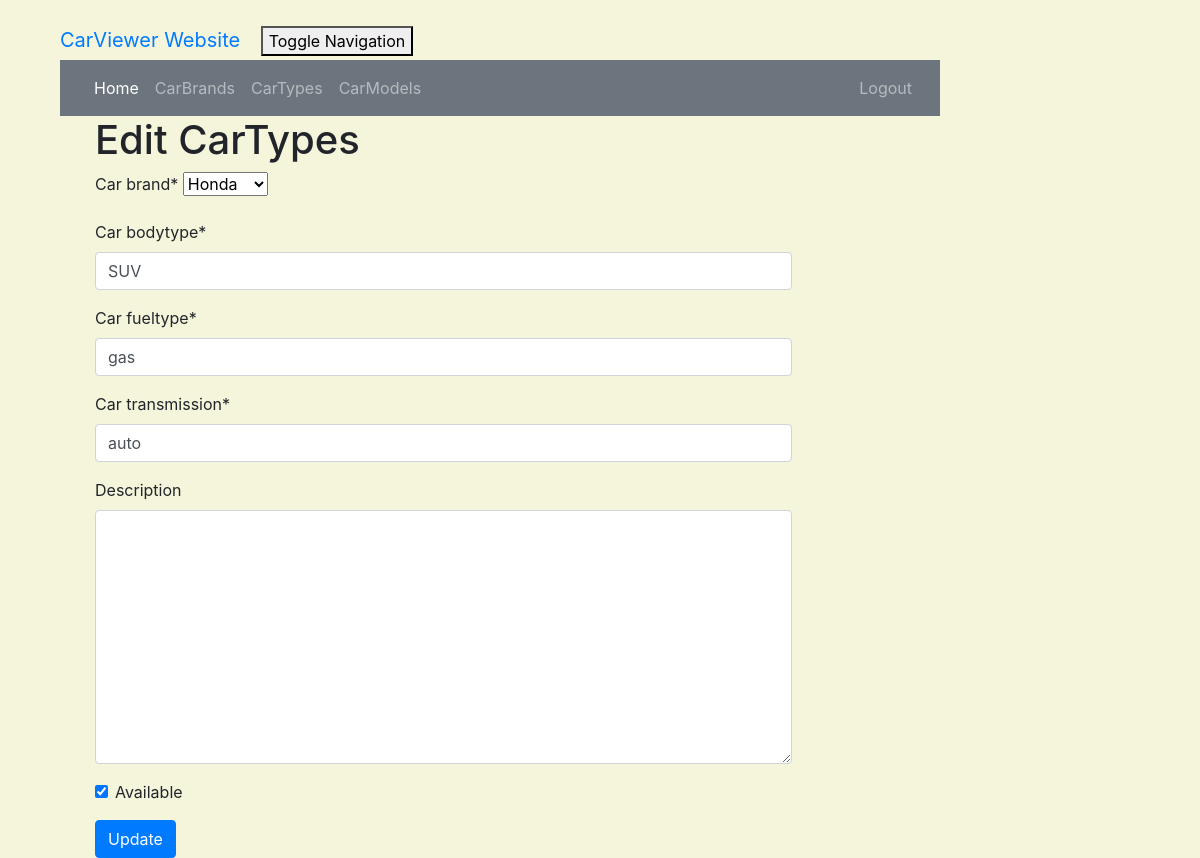
/cartype/1/edit/ (signed in), run on the app's committed database.
### carviewer/models.py (models this page shows, shortened)
class CarBrand(models.Model):
    car_brand = models.CharField(max_length=50)
    car_year = models.IntegerField()
    def __str__(self):
        return self.car_brand

class CarType(models.Model):
    car_brand = models.ForeignKey(CarBrand, on_delete=models.CASCADE, related_name='cartypes', default=True)
    car_bodytype = models.CharField(max_length=50)
    car_fueltype = models.CharField(max_length=50)
    car_transmission = models.CharField(max_length=50)
    description = models.TextField(blank=True)
    available = models.BooleanField(default=True)

### carviewer/views.py (the view)
# urls.py: path('cartype/<int:pk>/edit/', views.cartype_edit, name='cartype_edit'),
@login_required
def cartype_edit(request, pk):
    cartype = get_object_or_404(CarType, pk=pk)
    if request.method == "POST":
        form = CarTypeForm(request.POST, instance=cartype)
        if form.is_valid():
            cartype = form.save()
            cartype.updated_date = timezone.now()
            cartype.save()
            cartype = CarType.objects.filter(created_date__lte=timezone.now())
            return render(request, 'carviewer/cartype_list.html', {'cartypes': cartype})
    else:
        form = CarTypeForm(instance=cartype)
    return render(request, 'carviewer/cartype_edit.html', {'form': form})

### carviewer/forms.py
class CarTypeForm(forms.ModelForm):
    class Meta:
        model = CarType
        fields = ('car_brand', 'car_bodytype', 'car_fueltype', 'car_transmission', 'description', 'available')

### carviewer/templates/carviewer/cartype_edit.html (shortened to what this page needs)
<!DOCTYPE html>
<html lang="en">
{% extends 'carviewer/base.html' %}
{% load crispy_forms_tags %}
{% block content %}
    <h1>Edit CarTypes</h1>
    <form method="POST" class="cartype-form">{% csrf_token %}
        {{ form|crispy }}
        <button type="submit" class="btn btn-primary">Update</button>
    </form>
{% endblock %}

### carviewer/static/css/portfolio.css (style rules this page uses)
body { padding-left: 45px; padding-right: 45px; padding-top: 20px; }

### carviewer/templates/carviewer/cartype_edit.html (style rules this page uses)
body { background-color: beige; }

### data on the page
CarBrand: car_brand "Honda"
CarType: car_bodytype "SUV", car_fueltype "gas", car_transmission "auto", available "☑"
